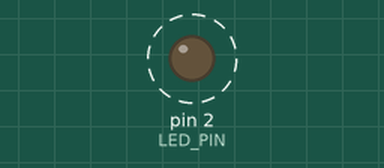
The sketch below on a simulated Arduino Uno, built with avr-gcc and run on an emulated ATmega328P. Shown: output pins drawn as LEDs (lit = HIGH). Dashed ring = blinking. What the sketch prints to the serial monitor is not drawn.

Above: at 0.5 s.
Timing chart, 0 to 4.6 s (numbered marks = the images above):
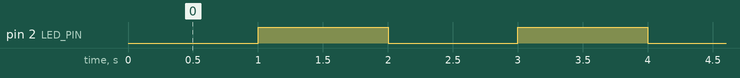

Measured:
- by itself, pin 2 (LED_PIN): alternates HIGH for 1.0 s and LOW for 1.0 s

The sketch:

timer_test.ino
```cpp
const int LED_PIN = 2;
unsigned long lastBlink = 0;
unsigned long lastPrint = 0;
bool ledOn = false;

void setup() {
  Serial.begin(115200);
  pinMode(LED_PIN, OUTPUT);
  Serial.println("PART A VERSION 2 STARTED");
}

void loop() {
  unsigned long now = millis();

  // Task 1: toggle the LED every 1000 ms
  if (now - lastBlink >= 1000) {
    lastBlink = now;
    ledOn = !ledOn;
    if (ledOn) {
      digitalWrite(LED_PIN, HIGH);
      Serial.println("LED ON");
    } else {
      digitalWrite(LED_PIN, LOW);
      Serial.println("LED OFF");
    }
  }

  // Task 2: print the time every 300 ms
  if (now - lastPrint >= 300) {
    lastPrint = now;
    Serial.println(now);
  }
} 
```
